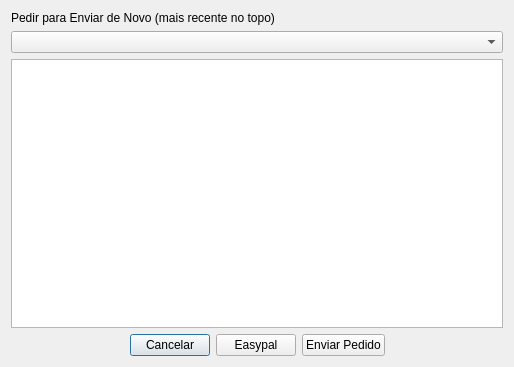
<?xml version="1.0" encoding="UTF-8"?>
<ui version="4.0">
 <class>bsrForm</class>
 <widget class="QDialog" name="bsrForm">
  <property name="geometry">
   <rect>
    <x>0</x>
    <y>0</y>
    <width>514</width>
    <height>367</height>
   </rect>
  </property>
  <property name="windowTitle">
   <string>BSR</string>
  </property>
  <layout class="QVBoxLayout" name="verticalLayout">
   <item>
    <widget class="QLabel" name="label">
     <property name="text">
      <string>Pedir para Enviar de Novo (mais recente no topo)</string>
     </property>
    </widget>
   </item>
   <item>
    <widget class="QComboBox" name="bsrComboBox"/>
   </item>
   <item>
    <widget class="QPlainTextEdit" name="infoTextEdit"/>
   </item>
   <item>
    <layout class="QHBoxLayout" name="horizontalLayout">
     <item>
      <spacer name="horizontalSpacer">
       <property name="orientation">
        <enum>Qt::Horizontal</enum>
       </property>
       <property name="sizeHint" stdset="0">
        <size>
         <width>40</width>
         <height>20</height>
        </size>
       </property>
      </spacer>
     </item>
     <item>
      <widget class="QPushButton" name="cancelPushButton">
       <property name="text">
        <string>Cancelar</string>
       </property>
      </widget>
     </item>
     <item>
      <widget class="QPushButton" name="easypalPushButton">
       <property name="text">
        <string>Easypal</string>
       </property>
      </widget>
     </item>
     <item>
      <widget class="QPushButton" name="compatiblePushButton">
       <property name="text">
        <string>Enviar Pedido</string>
       </property>
      </widget>
     </item>
     <item>
      <spacer name="horizontalSpacer_2">
       <property name="orientation">
        <enum>Qt::Horizontal</enum>
       </property>
       <property name="sizeHint" stdset="0">
        <size>
         <width>40</width>
         <height>20</height>
        </size>
       </property>
      </spacer>
     </item>
    </layout>
   </item>
  </layout>
 </widget>
 <resources/>
 <connections/>
</ui>
